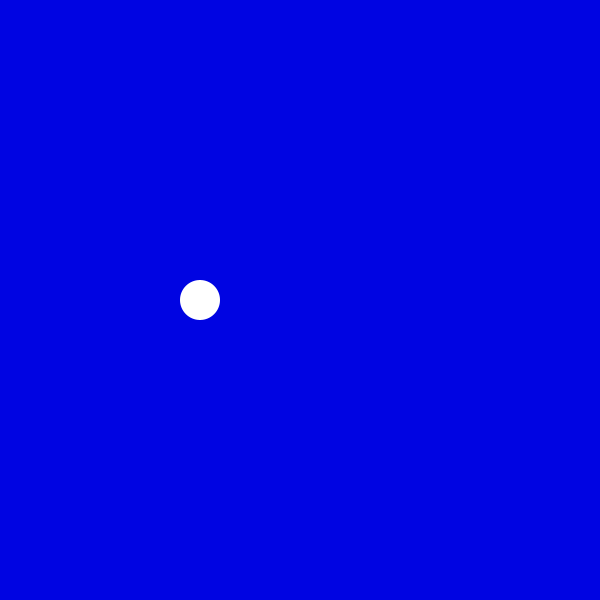
Frame 1 (no input)
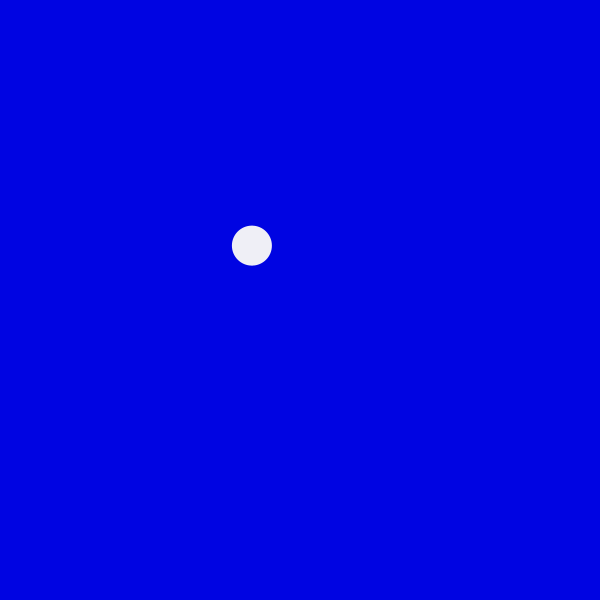
Frame 60 (the mouse pressed at the canvas centre just before this capture)
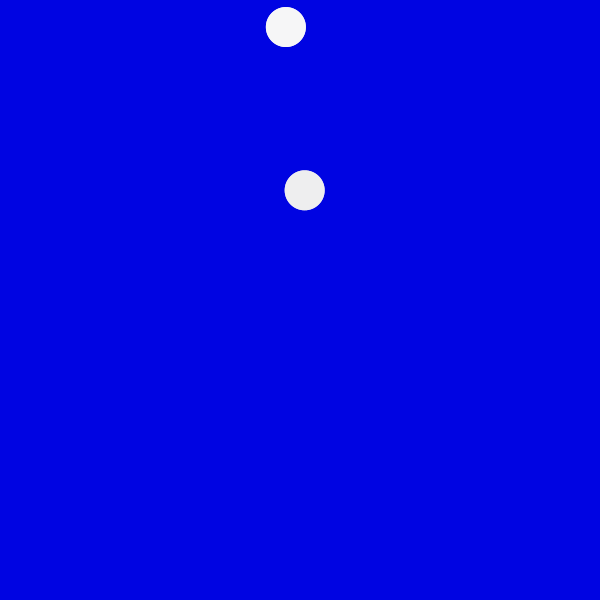
Frame 120 (the mouse held since frame 60 and released just before this capture)

The Processing sketch that drew these frames (run headless with seeded random() and noise(); from frame 60 on, the mouse is pressed at the canvas centre):

// Processing sketch: processing_5961
// ── processing_5961.pde


 
ArrayList bolas; 
 
void setup() { 
  size(600,600); 
  bolas = new ArrayList(); 
  bolas.add(new Ball(width/3,height/2,random(-3,3),random(-3,5))); 
  smooth(); 
  background(255); 
} 
 
void draw() { 
  background(1250); 
  for (int i = bolas.size()-1; i >= 0; i--) {  
    Ball bola = (Ball) bolas.get(i); 
    bola.drawBall(); 
    bola.moveBall(); 
    if (bola.finished()) { 
      bolas.remove(i); 
    } 
  } 
  println(bolas.size()); 
} 
 
void mousePressed() { 
  bolas.add(new Ball(width/1,height/5,random(-6,6),random(-3,3))); 
} 
 
class Ball { 
  float pox; 
  float poy; 
  float speedx; 
  float speedy; 
  int life = 2000; 
  int lifeinit = life; 
 
  Ball(float tempX,float tempY,float tempSpeedX,float tempSpeedY) { 
    pox = tempX; 
    poy = tempY; 
    speedx = tempSpeedX; 
    speedy = tempSpeedY; 
  } 
 
  void drawBall() { 
    ellipseMode(CENTER); 
    fill(map(life,0,lifeinit,0,255),map(life,0,lifeinit,0,255));; 
    noStroke(); 
    strokeWeight(1); 
    for(int i = bolas.size()-1; i >= 0; i --){ 
      ellipse(pox,poy,40,40); 
    } 
  } 
 
  void moveBall() { 
    pox = constrain(pox, 0, width); 
    pox = pox + speedx; 
    if (pox > width || pox < 0) { 
      speedx = speedx * -1; 
    } 
    poy = constrain(poy, 0, height); 
    poy = poy + speedy; 
    if (poy > height || poy < 0) { 
      speedy = speedy * -1; 
      speedx = speedx * 1; 
    } 
     
 
  } 
 
  Boolean finished() { 
    life --; 
    if (life <= 0) { 
      return true; 
    } 
    else { 
      return false; 
    } 
  } 
} 
